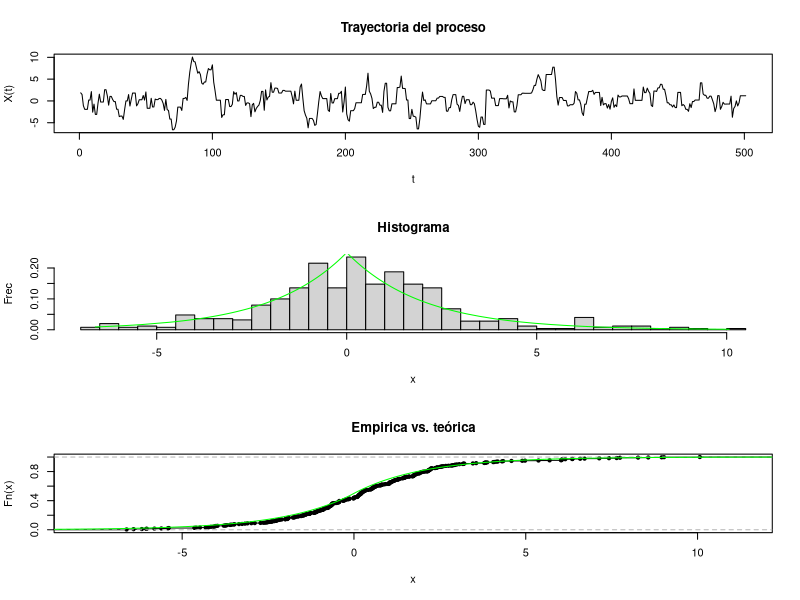
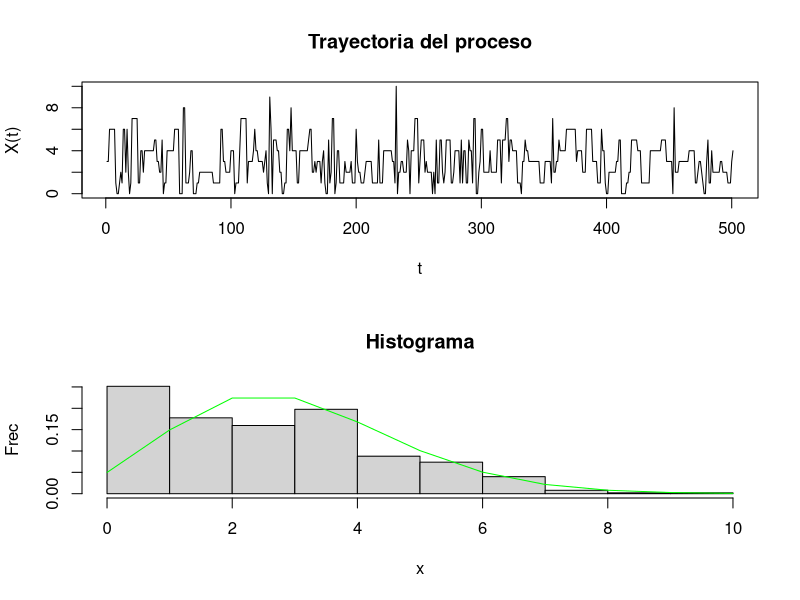

Reproduce these figures in R, in order.
## ---- chunk 1
knitr::opts_chunk$set(echo = TRUE)
## ---- chunk 2
lambda <-  1/2 # Parametro de la doble exponencial
n <- 500 # Tamaño de muestra
## ---- chunk 3
breaks <- 50 # Prticion del histograma
simulaDobleExponencial <- function(n, lambda) {
  f <- function(x) {(lambda/2)*exp(-lambda*abs(x))}
  x <- NULL
  x0 <- 3
  for(i in 0:n) {
    w <- ifelse(i==0,x0,x[i])
    y <- rnorm(1, mean = w, sd = 2.5)
    alfa <- min(1,(f(y)*dnorm(w,mean=y,sd=1))/(f(w)*dnorm(y,mean=w,sd=1)))
    x <- append(x,ifelse(runif(1)<alfa,y,w))
  }
  return(list(x=x,f=f(sort(x))))
}
data <- simulaDobleExponencial(n, lambda)

par(mfrow = c(3,1))
plot(data$x, type="l", main="Trayectoria del proceso", xlab="t", ylab="X(t)")
hist(data$x, probability=T, breaks = breaks, main="Histograma", xlab="x", ylab="Frec")
lines(sort(data$x), data$f, col="green")

li <- 1
ls <- n

# CDF
plot(ecdf(data$x[li:ls]), main="Empirica vs. teórica")
x <- seq(-15,15,by=0.01)
library(rmutil)
lines(x, plaplace(x, m=0, s=1/lambda), col="green")
## ---- chunk 4
ks.test(data$x, "plaplace", 0, 1/lambda)
## ---- chunk 5
n <- 100 # tamaño de la muestra
z <- 3

# Metodo 1
total <- 0
for (i in 1:n) {
  v <- rexp(1, rate = 1)
  w <- rexp(1, rate = 1/v)
  vw <- v*w
  if (vw <= z) {
    total <- total + 1
  }
}
p.est.1 <- total/n
## ---- chunk 6
# Metodo 2
vs <- rexp(n, rate = 1)
xs <- 1-exp((-(z/(vs^2))))
p.est.2 <- mean(xs)
## ---- chunk 7
simulaPoisson <- function(n, lambda = 3) {
  x <- NULL
  x0 <- 3
  for(i in 0:n) {
    w <- ifelse(i==0,x0,x[i])
    y <- rgeom(1, prob=1/3)
    alfa <- min(1,(dpois(y, lambda)*dgeom(w, prob=1/3))/(dpois(w, lambda)*dgeom(y, prob=1/3)))
    x <- append(x,ifelse(runif(1)<alfa,y,w))
  }
  return(list(x=x,f=dpois(sort(x), lambda)))
}
pois <- simulaPoisson(500)
par(mfrow = c(2,1))
plot(pois$x,type="l", main="Trayectoria del proceso", xlab="t", ylab="X(t)")
p1_pois <- hist(pois$x,probability=T, breaks=10, main="Histograma", xlab="x", ylab="Frec")
lines(sort(pois$x),pois$f,col="green")
## ---- chunk 8
y <- rpois(500, 3)
library(stats)
ks_pois <- ks.test(pois$x, y)
est_lambda <- mean(pois$x)
ks_pois
